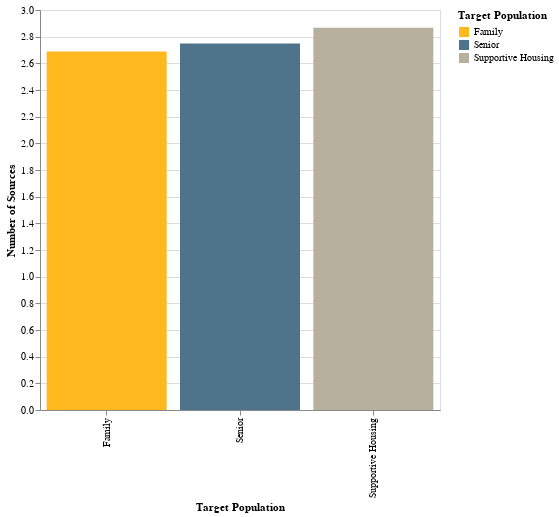

Write notebook code for a chart like this one.
### Code cell
alt.Chart(matches_target_pop).mark_bar().encode(
    x='Target Population',
    y='Number of Sources',
    color="Target Population")

### Figure 1 — Vega-Lite specification as saved in the notebook (floating-point values rounded to 4 significant figures)
{"width": 400, "height": 400, "config": {"title": {"fontSize": 18, "font": "Veranda Regular", "anchor": "start", "fontColor": "#000000"}, "range": {"category": ["#FFB81D", "#4E748B", "#B7B09D"], "diverging": ["#FFB81D", "#4E748B", "#B7B09D"]}, "legend": {"labelFont": "Veranda Regular", "labelLimit": 0}}, "data": {"name": "data-5fa2802929b2526d6daabf9c882e3d56"}, "mark": "bar", "encoding": {"color": {"type": "nominal", "field": "Target Population"}, "x": {"type": "nominal", "field": "Target Population"}, "y": {"type": "quantitative", "field": "Number of Sources"}}, "$schema": "https://vega.github.io/schema/vega-lite/v4.0.2.json", "datasets": {"data-5fa2802929b2526d6daabf9c882e3d56": [{"Target Population": "Family", "yr_pis": 2009.0, "units_n": 68.41, "units_li": 55.86, "units_ot": 1.408, "Number of Sources": 2.688, "totalcost": 11110000.0, "id": 2562.0, "yr_pis_y": 2009.0, "n_units": 68.52, "li_units": 61.06, "type": 1.192, "credit": 2.0, "bond": 1.985, "con_stdate_PIS": 2007.0, "totalcost_adj": 13500000.0, "Cost Per Unit": 213600.0}, {"Target Population": "Senior", "yr_pis": 2009.0, "units_n": 66.5, "units_li": 65.39, "units_ot": 0.3611, "Number of Sources": 2.749, "totalcost": 10510000.0, "id": 2565.0, "yr_pis_y": 2009.0, "n_units": 66.29, "li_units": 62.33, "type": 1.251, "credit": 2.0, "bond": 1.985, "con_stdate_PIS": 2007.0, "totalcost_adj": 12650000.0, "Cost Per Unit": 192600.0}, {"Target Population": "Supportive Housing", "yr_pis": 2009.0, "units_n": 58.52, "units_li": null, "units_ot": null, "Number of Sources": 2.866, "totalcost": 11720000.0, "id": 2584.0, "yr_pis_y": 2009.0, "n_units": 58.24, "li_units": 51.26, "type": 1.356, "credit": 2.0, "bond": 1.982, "con_stdate_PIS": 2007.0, "totalcost_adj": 13790000.0, "Cost Per Unit": 253400.0}]}}
